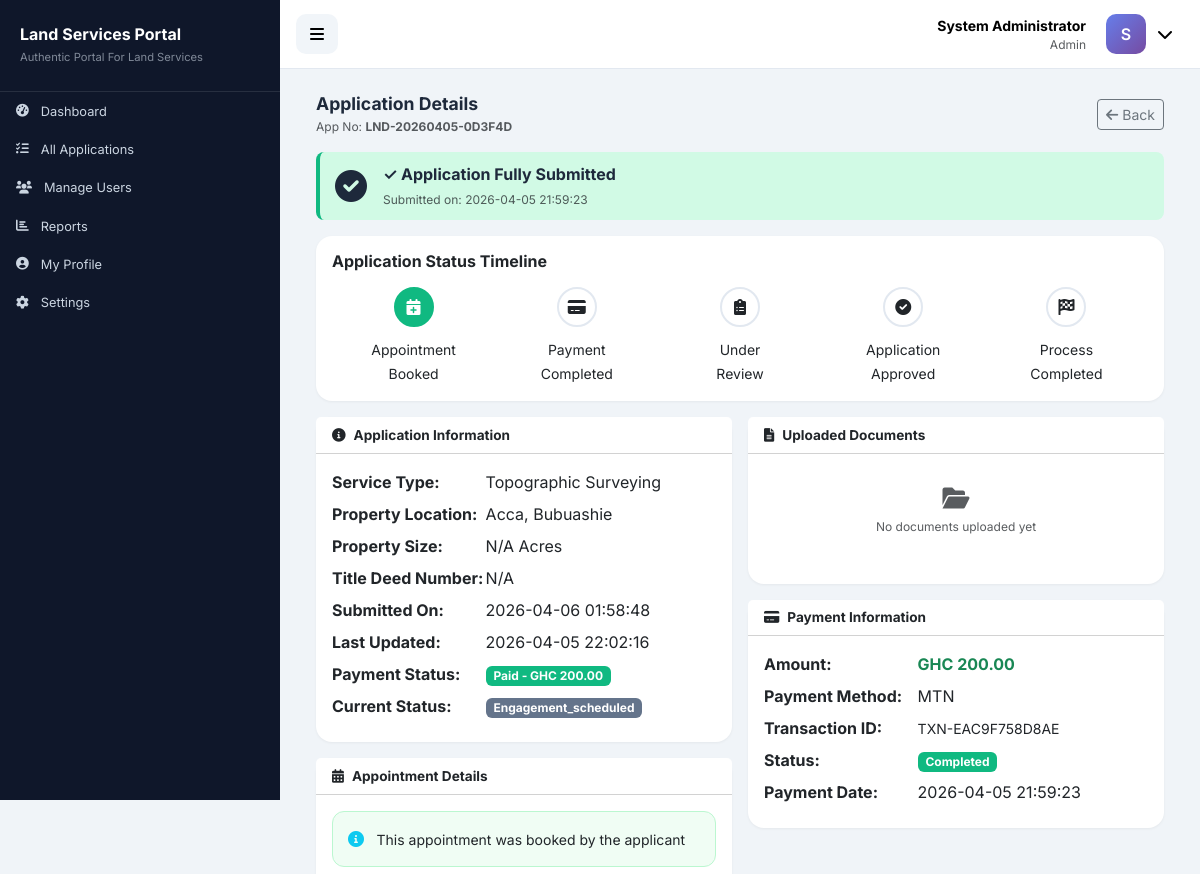
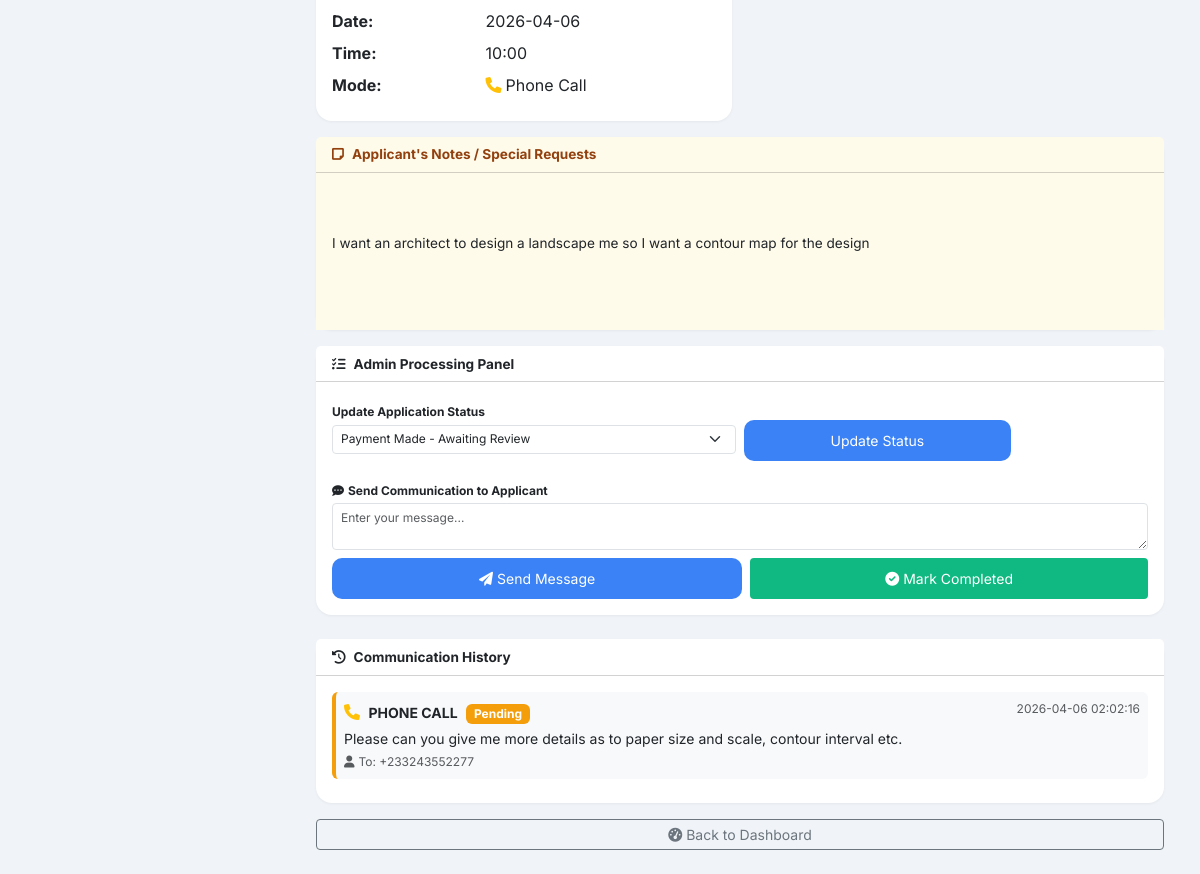
The app's page /application_detail/11 (signed in), older data (2 pictures, top to bottom).
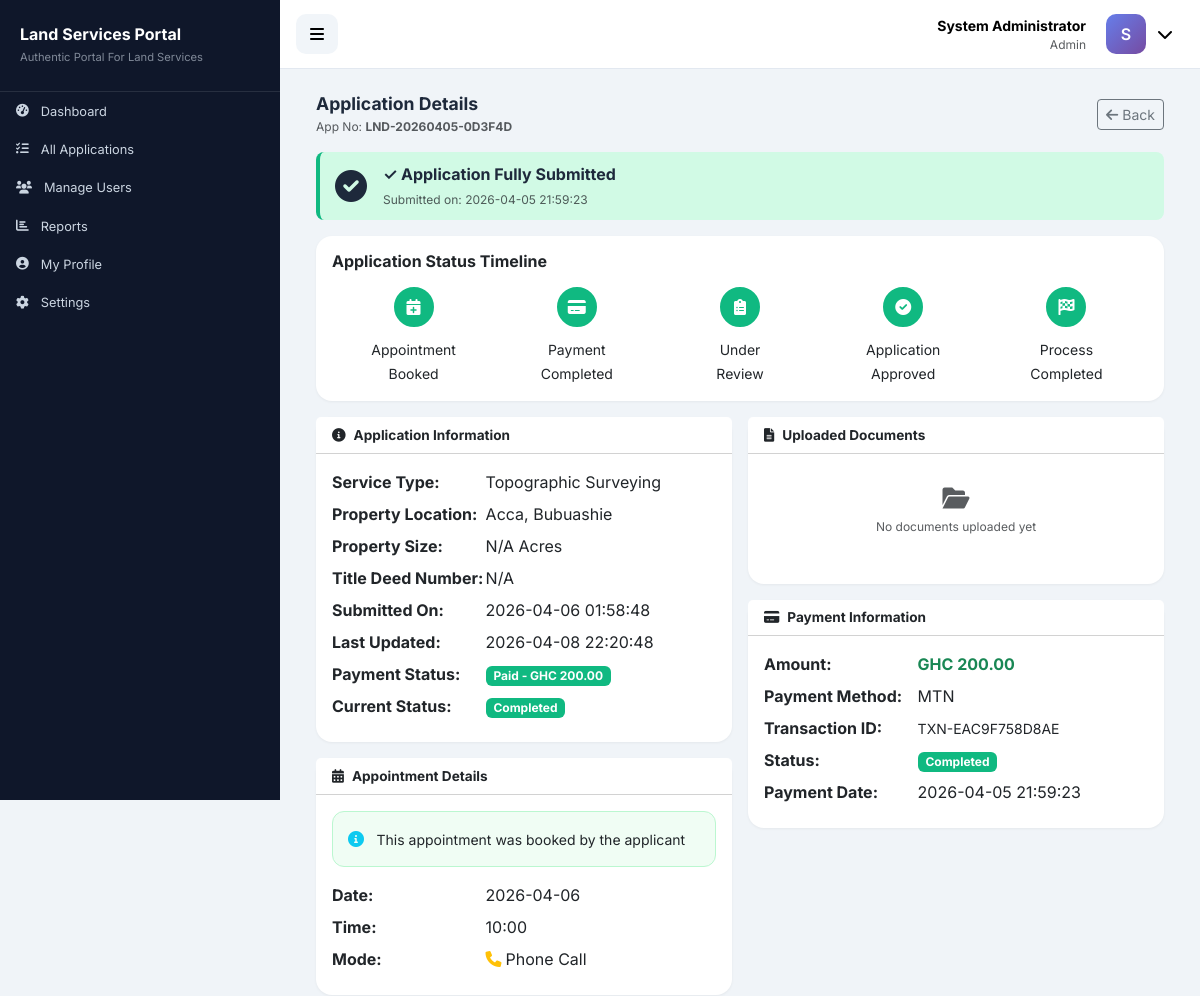
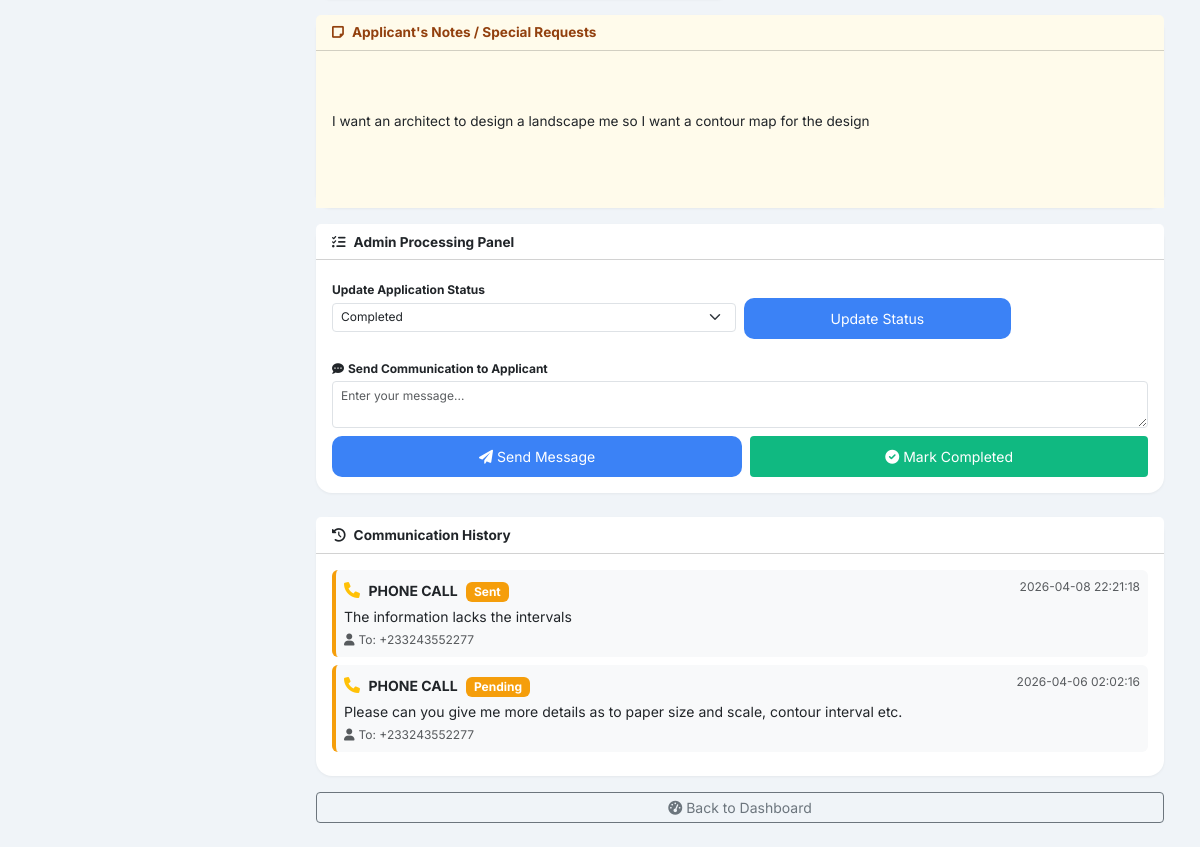
The same page, newer data (2 pictures, top to bottom).
### tables this page shows
CREATE TABLE applications (
            id INTEGER PRIMARY KEY AUTOINCREMENT,
            application_number TEXT UNIQUE NOT NULL,
            user_id INTEGER NOT NULL,
            service_type TEXT NOT NULL,
            property_location TEXT NOT NULL,
            property_size REAL,
            title_deed_number TEXT,
            status TEXT DEFAULT 'pending',
            created_at TIMESTAMP DEFAULT CURRENT_TIMESTAMP,
            updated_at TIMESTAMP, applicant_notes TEXT, is_paid BOOLEAN DEFAULT 0, submitted_at TIMESTAMP,
            FOREIGN KEY (user_id) REFERENCES users(id)
        );

CREATE TABLE engagements (
            id INTEGER PRIMARY KEY AUTOINCREMENT,
            application_id INTEGER NOT NULL,
            engagement_type TEXT NOT NULL,
            recipient TEXT NOT NULL,
            subject TEXT,
            message TEXT,
            status TEXT DEFAULT 'sent',
            sent_at TIMESTAMP DEFAULT CURRENT_TIMESTAMP,
            FOREIGN KEY (application_id) REFERENCES applications(id)
        );

### app.py (the view)
@app.route('/application_detail/<int:app_id>')
@login_required
def application_detail(app_id):
    conn = get_db()
    application = conn.execute('''
        SELECT a.*, u.full_name, u.email, u.phone
        FROM applications a
        JOIN users u ON a.user_id = u.id
        WHERE a.id = ?
    ''', (app_id,)).fetchone()
    if not application or (session['user_type'] != 'admin' and application['user_id'] != session['user_id']):
        flash('Access denied', 'danger')
        return redirect(url_for('dashboard'))
    app_dict = dict(application)
    documents = conn.execute('SELECT * FROM documents WHERE application_id = ?', (app_id,)).fetchall()
    appointment = conn.execute('SELECT * FROM appointments WHERE application_id = ?', (app_id,)).fetchone()
    payment = conn.execute('SELECT * FROM payments WHERE application_id = ?', (app_id,)).fetchone()
    engagements = conn.execute('''
        SELECT * FROM engagements
        WHERE application_id = ?
        ORDER BY sent_at DESC
    ''', (app_id,)).fetchall()
    print(f"Found {len(engagements)} engagements for app {app_id}")  # Debug log
    conn.close()
    return render_template('application_detail.html',
                           application=app_dict,
                           documents=documents,
                           appointment=appointment,
                           payment=payment,
                           engagements=engagements)

### app.py (called while the page is built)
def get_db():
    import sqlite3
    conn = sqlite3.connect(DATABASE_PATH)
    conn.row_factory = sqlite3.Row
    return conn

def login_required(f):
    @wraps(f)
    def decorated_function(*args, **kwargs):
        if 'user_id' not in session:
            flash('Please login to access this page', 'warning')
            return redirect(url_for('login'))
        return f(*args, **kwargs)
    return decorated_function

@app.context_processor
def inject_datetime():
    return {'datetime': datetime}

### templates/application_detail.html (shortened to what the changed rows need)
{% extends "base_private.html" %}
{% block content %}
<div class="container-fluid">
    <div class="row mb-3">
        <div class="col-12">
            <div class="d-flex justify-content-between align-items-center flex-wrap gap-2">
                <div>
                    <p class="text-muted small mb-0">App No: <strong>{{ application.application_number }}</strong></p>
                </div>
            </div>
        </div>
    </div>
    <div class="submission-status {% if application.is_paid %}submitted{% else %}draft{% endif %} mb-3">
        <div class="d-flex align-items-center">
            <div>
                {% if application.is_paid %}
                    <strong class="d-block">✓ Application Fully Submitted</strong>
                    <small class="text-muted">Submitted on: {{ application.submitted_at[:19] if application.submitted_at else 'N/A' }}</small>
                {% elif application.status == 'draft' %}
                    <strong class="d-block">⏳ Draft Application - Payment Required</strong>
                    <small class="text-muted">Complete payment to submit your application</small>
                {% else %}
                    <strong class="d-block">{{ application.status|title }}</strong>
                    <small class="text-muted">Last updated: {{ application.updated_at[:19] if application.updated_at else 'N/A' }}</small>
                {% endif %}
            </div>
        </div>
    </div>
    <div class="card mb-3">
        <div class="card-body">
            <div class="d-flex justify-content-between flex-wrap">
                <div class="timeline-step {% if application.status in ['payment_made', 'under_review', 'approved', 'completed'] %}completed{% endif %}">
                    <div class="timeline-icon"><i class="fas fa-credit-card"></i></div>
                </div>
                <div class="timeline-step {% if application.status in ['under_review', 'approved', 'completed'] %}completed{% endif %}">
                    <div class="timeline-icon"><i class="fas fa-clipboard-list"></i></div>
                </div>
                <div class="timeline-step {% if application.status in ['approved', 'completed'] %}completed{% endif %}">
                    <div class="timeline-icon"><i class="fas fa-check-circle"></i></div>
                </div>
                <div class="timeline-step {% if application.status == 'completed' %}completed{% endif %}">
                    <div class="timeline-icon"><i class="fas fa-flag-checkered"></i></div>
                </div>
            </div>
        </div>
    </div>
    <div class="row g-3">
        <div class="col-12 col-md-6">
            <div class="card mb-3">
                <div class="card-body">
                    <div class="info-row d-flex flex-wrap mb-2">
                        <div class="info-label fw-bold" style="width: 40%;">Service Type:</div>
                        <div class="info-value">{{ application.service_type|replace('_', ' ')|title }}</div>
                    </div>
                    <div class="info-row d-flex flex-wrap mb-2">
                        <div class="info-label fw-bold" style="width: 40%;">Property Location:</div>
                        <div class="info-value">{{ application.property_location or 'Not specified' }}</div>
                    </div>
                    <div class="info-row d-flex flex-wrap mb-2">
                        <div class="info-label fw-bold" style="width: 40%;">Property Size:</div>
                        <div class="info-value">{{ application.property_size or 'N/A' }} Acres</div>
                    </div>
                    <div class="info-row d-flex flex-wrap mb-2">
                        <div class="info-label fw-bold" style="width: 40%;">Title Deed Number:</div>
                        <div class="info-value">{{ application.title_deed_number or 'N/A' }}</div>
                    </div>
                    <div class="info-row d-flex flex-wrap mb-2">
                        <div class="info-label fw-bold" style="width: 40%;">Submitted On:</div>
                        <div class="info-value">{{ application.created_at[:19] if application.created_at else 'N/A' }}</div>
                    </div>
                    <div class="info-row d-flex flex-wrap mb-2">
                        <div class="info-label fw-bold" style="width: 40%;">Last Updated:</div>
                        <div class="info-value">{{ application.updated_at[:19] if application.updated_at else 'N/A' }}</div>
                    </div>
                    <div class="info-row d-flex flex-wrap mb-2">
                        <div class="info-value">
                            {% if application.status == 'draft' %}
                                <span class="badge bg-warning">Draft - Awaiting Payment</span>
                            {% elif application.status == 'payment_made' %}
                                <span class="badge bg-primary">Payment Made - Awaiting Review</span>
                            {% elif application.status == 'under_review' %}
                                <span class="badge bg-info">Under Review</span>
                            {% elif application.status == 'approved' %}
                                <span class="badge bg-success">Approved</span>
                            {% elif application.status == 'rejected' %}
                                <span class="badge bg-danger">Rejected</span>
                            {% elif application.status == 'completed' %}
                                <span class="badge bg-success">Completed</span>
                            {% else %}
                                <span class="badge bg-secondary">{{ application.status|title }}</span>
                            {% endif %}
                        </div>
                    </div>
                </div>
            </div>
        </div>
    </div>
    {% if application.applicant_notes and application.applicant_notes != '' and application.applicant_notes != 'None' %}
    <div class="card mb-3">
        <div class="card-header bg-white py-2" style="background: #fffbeb !important;">
            <h6 class="fw-bold mb-0" style="color: #92400e;">
                <i class="fas fa-sticky-note me-2"></i>Applicant's Notes / Special Requests
            </h6>
        </div>
        <div class="card-body" style="background: #fffbeb;">
            <div class="notes-content">
                {{ application.applicant_notes|safe }}
            </div>
        </div>
    </div>
    {% endif %}
    {% if session.user_type == 'admin' and application.is_paid %}
    <div class="card mt-3">
        <div class="card-header bg-white py-2">
            <h6 class="fw-bold mb-0"><i class="fas fa-tasks me-2"></i>Admin Processing Panel</h6>
        </div>
        <div class="card-body">
            <div class="row g-2 mb-3">
                <div class="col-12 col-md-6">
                    <label class="form-label small fw-bold">Update Application Status</label>
                    <select id="appStatus" class="form-select form-select-sm">
                        <option value="payment_made" {% if application.status =='payment_made' %}selected{% endif %}>Payment Made - Awaiting Review</option>
                        <option value="completed" {% if application.status =='completed' %}selected{% endif %}>Completed</option>
                    </select>
                </div>
                <div class="col-12 col-md-4">
                    <label class="form-label small fw-bold d-none d-md-block">&nbsp;</label>
                    <button onclick="updateStatus()" class="btn btn-primary btn-sm w-100">Update Status</button>
                </div>
            </div>
            <div class="row">
                <div class="col-12">
                    <label class="form-label small fw-bold">
                        <i class="fas fa-comment-dots me-1"></i>Send Communication to Applicant
                    </label>
                    <textarea id="adminMessage" class="form-control form-control-sm mb-2" rows="2"
                              placeholder="Enter your message..."></textarea>
                    <div class="d-flex gap-2 flex-wrap">
                        <button onclick="sendCommunication()" class="btn btn-primary btn-sm flex-grow-1">
                            <i class="fas fa-paper-plane me-1"></i>Send Message
                        </button>
                        <button onclick="markAsCompleted()" class="btn btn-complete btn-sm flex-grow-1">
                            <i class="fas fa-check-circle me-1"></i>Mark Completed
                        </button>
                    </div>
                </div>
            </div>
        </div>
    </div>
    {% endif %}
<div class="card mt-4">
    <div class="card-body">
        {% if engagements and engagements|length > 0 %}
            {% for engagement in engagements %}
            <div class="engagement-card
                {% if engagement.engagement_type == 'email' %}email
                {% elif engagement.engagement_type == 'whatsapp' %}whatsapp
                {% elif engagement.engagement_type == 'phone' %}phone
                {% elif engagement.engagement_type == 'zoom' %}zoom
                {% elif engagement.engagement_type == 'document_request' %}document-request
                {% endif %}
                p-2 mb-2 rounded bg-light"
                style="{% if engagement.engagement_type == 'document_request' %}border-left-color: #f59e0b;{% endif %}">
                <div class="d-flex justify-content-between align-items-start flex-wrap gap-2">
                    <div>
                        {% if engagement.engagement_type == 'email' %}
                            <i class="fas fa-envelope text-primary me-1"></i>
                            <strong class="small">EMAIL</strong>
                        {% elif engagement.engagement_type == 'whatsapp' %}
                            <i class="fab fa-whatsapp text-success me-1"></i>
                            <strong class="small">WHATSAPP</strong>
                        {% elif engagement.engagement_type == 'phone' %}
                            <i class="fas fa-phone text-warning me-1"></i>
                            <strong class="small">PHONE CALL</strong>
                        {% elif engagement.engagement_type == 'zoom' %}
                            <i class="fas fa-video text-purple me-1"></i>
                            <strong class="small">ZOOM MEETING</strong>
                        {% elif engagement.engagement_type == 'document_request' %}
                            <i class="fas fa-file-alt text-warning me-1"></i>
                            <strong class="small">DOCUMENT REQUEST</strong>
                        {% else %}
                            <strong class="small">{{ engagement.engagement_type|upper }}</strong>
                        {% endif %}
                        <span class="badge {% if engagement.status == 'completed' %}bg-success{% else %}bg-warning{% endif %} ms-1">
                            {{ engagement.status|title }}
                        </span>
                    </div>
                    <small class="text-muted">{{ engagement.sent_at[:19] if engagement.sent_at else 'N/A' }}</small>
                </div>
                <div class="mt-1 small">{{ engagement.message }}</div>
                <div class="small text-muted mt-1">
                    <i class="fas fa-user me-1"></i>To: {{ engagement.recipient }}
                </div>
            </div>
            {% endfor %}
        {% else %}
            <p class="text-muted text-center py-3 small mb-0">
                <i class="fas fa-comments fa-2x mb-2 d-block"></i>
                No communication history yet
            </p>
        {% endif %}
    </div>
</div>
</div>
{% endblock %}

Row changes from the older to the newer data that the page shows:
changed applications "Topographic Surveying": updated_at "2026-04-05 22:02:16" → "2026-04-08 22:20:48"; status "Engagement_scheduled" → "Completed"
added engagements: engagement_type "phone" (drawn), status "Sent", sent_at "2026-04-08 22:21:18", message "The information lacks the intervals", recipient "+233243552277"
Text that changed along with them:
form field value: "Payment Made - Awaiting Review" → (not shown)
text now shown: "Completed"
